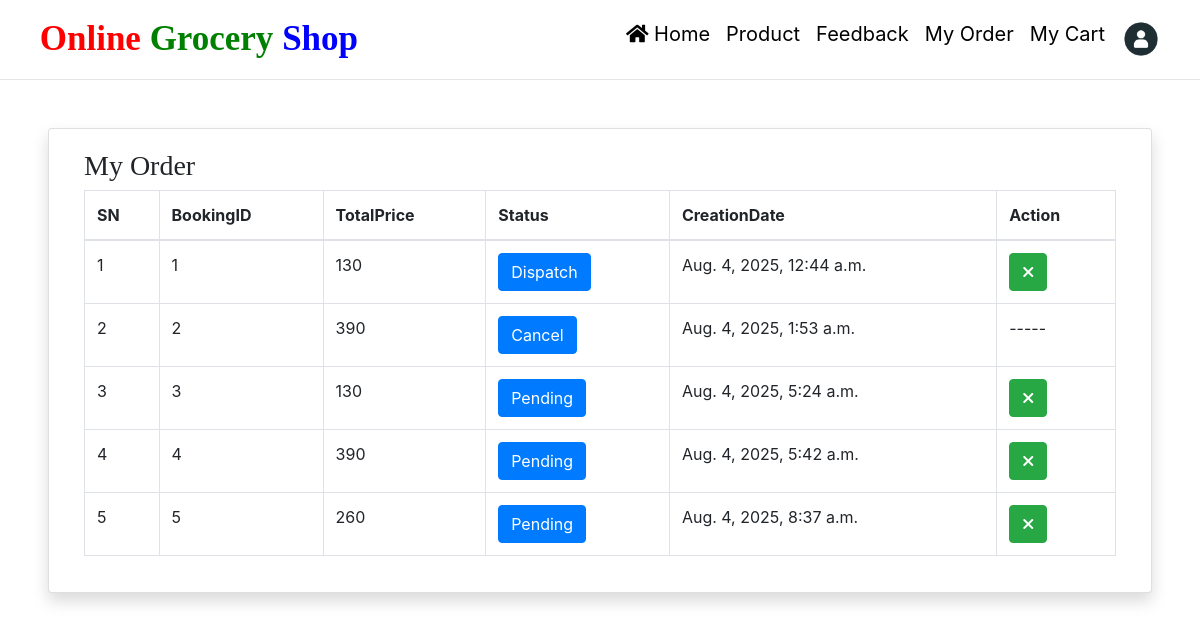
Page /my-order/ (signed in) on the committed database.
### groceryapp/models.py (models this page shows, shortened)
class Booking(models.Model):
    user = models.ForeignKey(User, on_delete=models.CASCADE, null=True, blank=True)
    product = models.TextField(default={'objects': []}, null=True, blank=True)
    total = models.CharField(max_length=100, null=True, blank=True)
    status = models.IntegerField(choices=ORDERSTATUS, default=1)
    created = models.DateTimeField(auto_now_add=True)
    updated = models.DateTimeField(auto_now=True)

### groceryapp/views.py (the view)
# urls.py: path('my-order/', myOrder, name="myorder"),
def myOrder(request):
    order = Booking.objects.filter(user=request.user)
    return render(request, "my-order.html", locals())

### groceryapp/templates/my-order.html (shortened to what this page needs)
<!DOCTYPE html>
{% load static %}
<html lang="en">
<head>
    <link rel="stylesheet" href="https://cdnjs.cloudflare.com/ajax/libs/font-awesome/6.2.1/css/all.min.css" />
</head>
<body>
{% include 'navigation.html' %}
<hr class="mt-0">
<div class="card shadow m-5" id="myorder">
    <div class="card-body">
        <div class="container-fluid">
            <h3 style="font-family:roman">My Order</h3>
            <table class="table table-bordered" style="width:100%">
                <thead>
                <tr>
                    <th>SN</th>
                    <th>BookingID</th>
                    <th>TotalPrice</th>
                    <th>Status</th>
                    <th>CreationDate</th>
                    <th>Action</th>
                </tr>
                </thead>
                <tbody>
                {% for i in order %}
                <tr>
                    <td>{{forloop.counter}}</td>
                    <td>{{i.id}}</td>
                    <td>{{i.total}}</td>
                    <td><a href="/user-order-track/{{i.id}}/" class="btn btn-primary" title="Track Status">{{i.get_status_display}}</a></td>
                    <td>{{i.created}}</td>
                    <td>
                        {% if i.status < 4 %}
                            <a href="/change-order-status/{{i.id}}/?status=5" class="btn btn-success" title="Cancel Order"><i class="fa-solid fa-xmark"></i></a>
                        {% endif %}
                        {% if i.status == 5 or i.status == 6 %}
                            -----
                        {% endif %}
                    </td>
                </tr>
                {% endfor %}
                </tbody>
            </table>
        </div>
    </div>
</div>
</body>
</html>

### groceryapp/static/css/mystyle.css (style rules this page uses)
html { scroll-behavior:smooth; }

### rows in the picture
Booking: id "1", total "130", status "Dispatch", created "Aug. 4, 2025, 12:44 a.m."
Booking: id "2", total "390", status "Cancel", created "Aug. 4, 2025, 1:53 a.m."
Booking: id "3", total "130", status "Pending", created "Aug. 4, 2025, 5:24 a.m."
Booking: id "4", total "390", status "Pending", created "Aug. 4, 2025, 5:42 a.m."
Booking: id "5", total "260", status "Pending", created "Aug. 4, 2025, 8:37 a.m."
